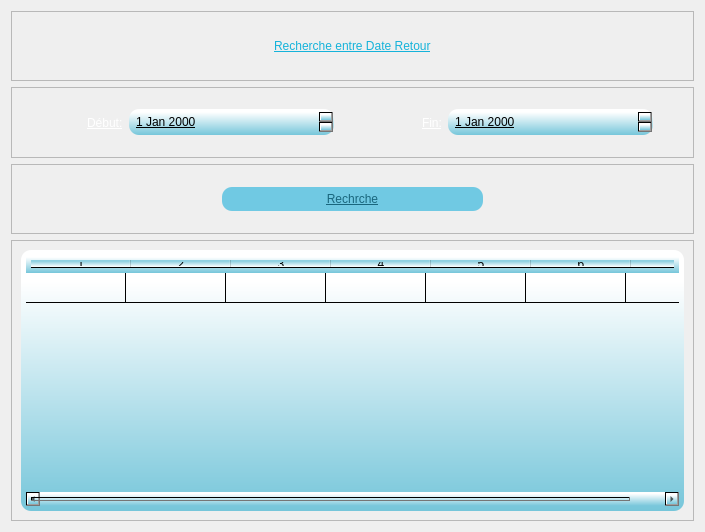
<?xml version="1.0" encoding="UTF-8"?>
<ui version="4.0">
 <class>Dialog</class>
 <widget class="QDialog" name="Dialog">
  <property name="geometry">
   <rect>
    <x>0</x>
    <y>0</y>
    <width>705</width>
    <height>532</height>
   </rect>
  </property>
  <property name="windowTitle">
   <string>Dialog</string>
  </property>
  <property name="styleSheet">
   <string notr="true">background-image: url(b.png);</string>
  </property>
  <layout class="QVBoxLayout" name="verticalLayout" stretch="1,1,1,4">
   <item>
    <widget class="QFrame" name="frame">
     <property name="frameShape">
      <enum>QFrame::StyledPanel</enum>
     </property>
     <property name="frameShadow">
      <enum>QFrame::Raised</enum>
     </property>
     <layout class="QHBoxLayout" name="horizontalLayout">
      <item alignment="Qt::AlignHCenter">
       <widget class="QLabel" name="label">
        <property name="styleSheet">
         <string notr="true">font: 18pt &quot;Bauhaus 93&quot;;
text-decoration: underline;
color: qlineargradient(spread:pad, x1:1, y1:1, x2:1, y2:0.12, stop:0 rgba(22, 179, 218, 255), stop:1 rgba(255, 255, 255, 255));</string>
        </property>
        <property name="text">
         <string>Recherche entre Date Retour</string>
        </property>
       </widget>
      </item>
     </layout>
    </widget>
   </item>
   <item>
    <widget class="QFrame" name="frame_2">
     <property name="frameShape">
      <enum>QFrame::StyledPanel</enum>
     </property>
     <property name="frameShadow">
      <enum>QFrame::Raised</enum>
     </property>
     <layout class="QHBoxLayout" name="horizontalLayout_2" stretch="1,2,1,2">
      <property name="spacing">
       <number>6</number>
      </property>
      <property name="leftMargin">
       <number>9</number>
      </property>
      <property name="rightMargin">
       <number>40</number>
      </property>
      <item alignment="Qt::AlignRight">
       <widget class="QLabel" name="label_2">
        <property name="styleSheet">
         <string notr="true">font: 16pt &quot;Gloucester MT Extra Condensed&quot;;
color: rgb(255, 255, 255);
text-decoration: underline;</string>
        </property>
        <property name="text">
         <string>Début:</string>
        </property>
       </widget>
      </item>
      <item>
       <widget class="QDateEdit" name="dateEdit">
        <property name="styleSheet">
         <string notr="true">font: bold 12px/25px Arial, sans-serif;  
border-radius: 10px;
color: rgb(0, 0, 0);
background-color: qlineargradient(spread:pad, x1:1, y1:1, x2:1, y2:0.12, stop:0 rgba(118, 198, 218, 255), stop:1 rgba(255, 255, 255, 255));
padding:5;
font: 9pt &quot;Malgun Gothic&quot;;
text-decoration: underline;</string>
        </property>
       </widget>
      </item>
      <item alignment="Qt::AlignRight">
       <widget class="QLabel" name="label_3">
        <property name="styleSheet">
         <string notr="true">font: 16pt &quot;Gloucester MT Extra Condensed&quot;;
color: rgb(255, 255, 255);
text-decoration: underline;</string>
        </property>
        <property name="text">
         <string>Fin:</string>
        </property>
       </widget>
      </item>
      <item>
       <widget class="QDateEdit" name="dateEdit_2">
        <property name="styleSheet">
         <string notr="true">font: bold 12px/25px Arial, sans-serif;  
border-radius: 10px;
color: rgb(0, 0, 0);
background-color: qlineargradient(spread:pad, x1:1, y1:1, x2:1, y2:0.12, stop:0 rgba(118, 198, 218, 255), stop:1 rgba(255, 255, 255, 255));
padding:5;
font: 9pt &quot;Malgun Gothic&quot;;
text-decoration: underline;</string>
        </property>
       </widget>
      </item>
     </layout>
    </widget>
   </item>
   <item>
    <widget class="QFrame" name="frame_4">
     <property name="frameShape">
      <enum>QFrame::StyledPanel</enum>
     </property>
     <property name="frameShadow">
      <enum>QFrame::Raised</enum>
     </property>
     <layout class="QHBoxLayout" name="horizontalLayout_4">
      <property name="leftMargin">
       <number>200</number>
      </property>
      <property name="rightMargin">
       <number>200</number>
      </property>
      <item>
       <widget class="QPushButton" name="pushButton">
        <property name="cursor">
         <cursorShape>PointingHandCursor</cursorShape>
        </property>
        <property name="styleSheet">
         <string notr="true">  margin: 10px;
font: bold 12px/25px Arial, sans-serif;  
border-radius: 10px;
color: #19667d;
background: #70c9e3;
padding:5;
font: 14pt &quot;Impact&quot;;
text-decoration: underline;</string>
        </property>
        <property name="text">
         <string>Rechrche</string>
        </property>
       </widget>
      </item>
     </layout>
    </widget>
   </item>
   <item>
    <widget class="QFrame" name="frame_3">
     <property name="frameShape">
      <enum>QFrame::StyledPanel</enum>
     </property>
     <property name="frameShadow">
      <enum>QFrame::Raised</enum>
     </property>
     <layout class="QHBoxLayout" name="horizontalLayout_3">
      <item>
       <widget class="QTableWidget" name="tableWidget">
        <property name="styleSheet">
         <string notr="true">font: bold 12px/25px Arial, sans-serif;  
border-radius: 10px;
color: rgb(0, 0, 0);

background-color: qlineargradient(spread:pad, x1:1, y1:1, x2:1, y2:0.12, stop:0 rgba(118, 198, 218, 255), stop:1 rgba(255, 255, 255, 255));

padding:5;
font: 11pt &quot;Malgun Gothic&quot;;
text-decoration: underline;</string>
        </property>
        <property name="verticalScrollMode">
         <enum>QAbstractItemView::ScrollPerPixel</enum>
        </property>
        <property name="horizontalScrollMode">
         <enum>QAbstractItemView::ScrollPerPixel</enum>
        </property>
        <property name="rowCount">
         <number>1</number>
        </property>
        <property name="columnCount">
         <number>7</number>
        </property>
        <attribute name="verticalHeaderVisible">
         <bool>false</bool>
        </attribute>
        <row/>
        <column/>
        <column/>
        <column/>
        <column/>
        <column/>
        <column/>
        <column/>
        <item row="0" column="0">
         <property name="text">
          <string/>
         </property>
        </item>
       </widget>
      </item>
     </layout>
    </widget>
   </item>
  </layout>
 </widget>
 <resources/>
 <connections/>
</ui>
